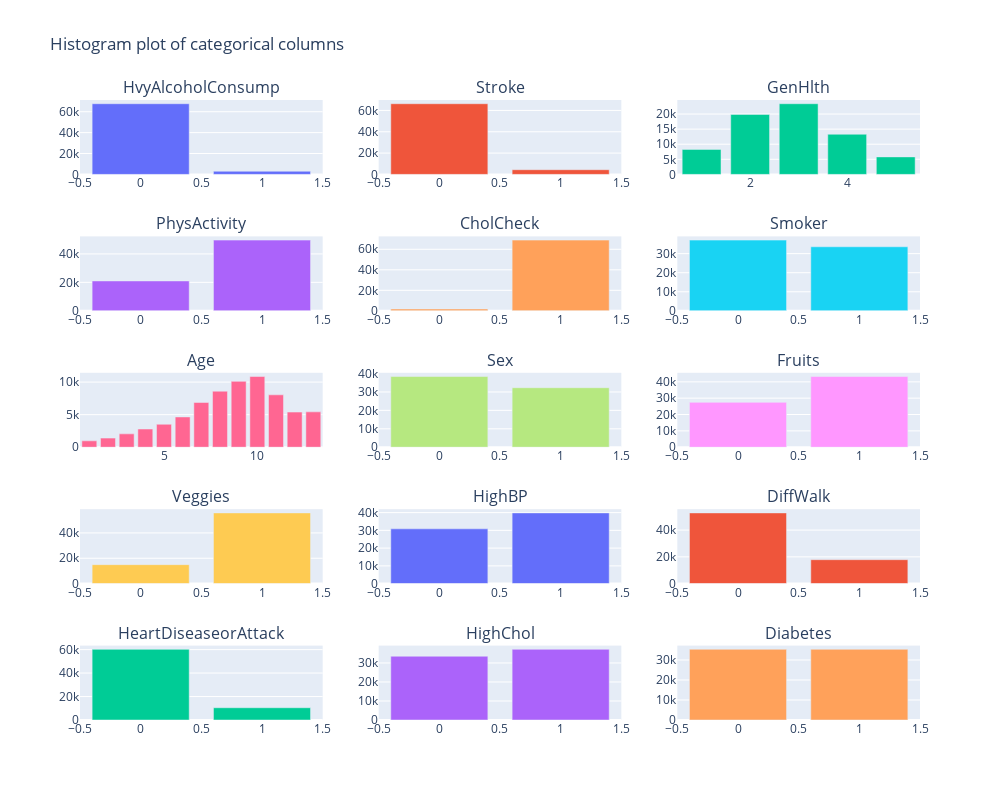

The notebook cell saved with this chart:
### Code cell
n_cols = 3
n_rows = n_rows = int(np.ceil(len(categorical_d.copy()) / n_cols))

"""Histogram using plotly"""
fig = make_subplots(rows=n_rows, cols=n_cols,
                    subplot_titles=tuple(categorical_d.copy()))

for i, col in enumerate(categorical_d.copy()):
    counts = data_dict['D'][col].value_counts()
    fig.add_trace(go.Bar(name=col, x=counts.index, y=counts.values), 
                  row=i//n_cols + 1,
                  col=i%n_cols + 1)

fig.update_layout(title="Histogram plot of categorical columns",
                 height=800,
                 width=1000,
                 showlegend=False)

### Figure 1 — Plotly figure (JSON) as saved in the notebook; plotly's stock layout.template omitted (floating-point values rounded to 4 significant figures)
{"data": [{"name": "HvyAlcoholConsump", "type": "bar", "x": [0, 1], "xaxis": "x", "y": [67672, 3020], "yaxis": "y"}, {"name": "Stroke", "type": "bar", "x": [0, 1], "xaxis": "x2", "y": [66297, 4395], "yaxis": "y2"}, {"name": "GenHlth", "type": "bar", "x": [3, 2, 4, 1, 5], "xaxis": "x3", "y": [23427, 19872, 13303, 8282, 5808], "yaxis": "y3"}, {"name": "PhysActivity", "type": "bar", "x": [1, 0], "xaxis": "x4", "y": [49699, 20993], "yaxis": "y4"}, {"name": "CholCheck", "type": "bar", "x": [1, 0], "xaxis": "x5", "y": [68943, 1749], "yaxis": "y5"}, {"name": "Smoker", "type": "bar", "x": [0, 1], "xaxis": "x6", "y": [37094, 33598], "yaxis": "y6"}, {"name": "Age", "type": "bar", "x": [10, 9, 8, 11, 7, 13, 12, 6, 5, 4, 3, 2, 1], "xaxis": "x7", "y": [10856, 10112, 8603, 8044, 6872, 5426, 5394, 4648, 3520, 2793, 2049, 1396, 979], "yaxis": "y7"}, {"name": "Sex", "type": "bar", "x": [0, 1], "xaxis": "x8", "y": [38386, 32306], "yaxis": "y8"}, {"name": "Fruits", "type": "bar", "x": [1, 0], "xaxis": "x9", "y": [43249, 27443], "yaxis": "y9"}, {"name": "Veggies", "type": "bar", "x": [1, 0], "xaxis": "x10", "y": [55760, 14932], "yaxis": "y10"}, {"name": "HighBP", "type": "bar", "x": [1, 0], "xaxis": "x11", "y": [39832, 30860], "yaxis": "y11"}, {"name": "DiffWalk", "type": "bar", "x": [0, 1], "xaxis": "x12", "y": [52826, 17866], "yaxis": "y12"}, {"name": "HeartDiseaseorAttack", "type": "bar", "x": [0, 1], "xaxis": "x13", "y": [60243, 10449], "yaxis": "y13"}, {"name": "HighChol", "type": "bar", "x": [1, 0], "xaxis": "x14", "y": [37163, 33529], "yaxis": "y14"}, {"name": "Diabetes", "type": "bar", "x": [0, 1], "xaxis": "x15", "y": [35346, 35346], "yaxis": "y15"}], "layout": {"annotations": [{"font": {"size": 16}, "showarrow": false, "text": "HvyAlcoholConsump", "x": 0.1444, "xanchor": "center", "xref": "paper", "y": 1, "yanchor": "bottom", "yref": "paper"}, {"font": {"size": 16}, "showarrow": false, "text": "Stroke", "x": 0.5, "xanchor": "center", "xref": "paper", "y": 1, "yanchor": "bottom", "yref": "paper"}, {"font": {"size": 16}, "showarrow": false, "text": "GenHlth", "x": 0.8556, "xanchor": "center", "xref": "paper", "y": 1, "yanchor": "bottom", "yref": "paper"}, {"font": {"size": 16}, "showarrow": false, "text": "PhysActivity", "x": 0.1444, "xanchor": "center", "xref": "paper", "y": 0.78, "yanchor": "bottom", "yref": "paper"}, {"font": {"size": 16}, "showarrow": false, "text": "CholCheck", "x": 0.5, "xanchor": "center", "xref": "paper", "y": 0.78, "yanchor": "bottom", "yref": "paper"}, {"font": {"size": 16}, "showarrow": false, "text": "Smoker", "x": 0.8556, "xanchor": "center", "xref": "paper", "y": 0.78, "yanchor": "bottom", "yref": "paper"}, {"font": {"size": 16}, "showarrow": false, "text": "Age", "x": 0.1444, "xanchor": "center", "xref": "paper", "y": 0.56, "yanchor": "bottom", "yref": "paper"}, {"font": {"size": 16}, "showarrow": false, "text": "Sex", "x": 0.5, "xanchor": "center", "xref": "paper", "y": 0.56, "yanchor": "bottom", "yref": "paper"}, {"font": {"size": 16}, "showarrow": false, "text": "Fruits", "x": 0.8556, "xanchor": "center", "xref": "paper", "y": 0.56, "yanchor": "bottom", "yref": "paper"}, {"font": {"size": 16}, "showarrow": false, "text": "Veggies", "x": 0.1444, "xanchor": "center", "xref": "paper", "y": 0.34, "yanchor": "bottom", "yref": "paper"}, {"font": {"size": 16}, "showarrow": false, "text": "HighBP", "x": 0.5, "xanchor": "center", "xref": "paper", "y": 0.34, "yanchor": "bottom", "yref": "paper"}, {"font": {"size": 16}, "showarrow": false, "text": "DiffWalk", "x": 0.8556, "xanchor": "center", "xref": "paper", "y": 0.34, "yanchor": "bottom", "yref": "paper"}, {"font": {"size": 16}, "showarrow": false, "text": "HeartDiseaseorAttack", "x": 0.1444, "xanchor": "center", "xref": "paper", "y": 0.12, "yanchor": "bottom", "yref": "paper"}, {"font": {"size": 16}, "showarrow": false, "text": "HighChol", "x": 0.5, "xanchor": "center", "xref": "paper", "y": 0.12, "yanchor": "bottom", "yref": "paper"}, {"font": {"size": 16}, "showarrow": false, "text": "Diabetes", "x": 0.8556, "xanchor": "center", "xref": "paper", "y": 0.12, "yanchor": "bottom", "yref": "paper"}], "height": 800, "showlegend": false, "title": {"text": "Histogram plot of categorical columns"}, "width": 1000, "xaxis": {"anchor": "y", "domain": [0, 0.2889]}, "xaxis10": {"anchor": "y10", "domain": [0, 0.2889]}, "xaxis11": {"anchor": "y11", "domain": [0.3556, 0.6444]}, "xaxis12": {"anchor": "y12", "domain": [0.7111, 1]}, "xaxis13": {"anchor": "y13", "domain": [0, 0.2889]}, "xaxis14": {"anchor": "y14", "domain": [0.3556, 0.6444]}, "xaxis15": {"anchor": "y15", "domain": [0.7111, 1]}, "xaxis2": {"anchor": "y2", "domain": [0.3556, 0.6444]}, "xaxis3": {"anchor": "y3", "domain": [0.7111, 1]}, "xaxis4": {"anchor": "y4", "domain": [0, 0.2889]}, "xaxis5": {"anchor": "y5", "domain": [0.3556, 0.6444]}, "xaxis6": {"anchor": "y6", "domain": [0.7111, 1]}, "xaxis7": {"anchor": "y7", "domain": [0, 0.2889]}, "xaxis8": {"anchor": "y8", "domain": [0.3556, 0.6444]}, "xaxis9": {"anchor": "y9", "domain": [0.7111, 1]}, "yaxis": {"anchor": "x", "domain": [0.88, 1]}, "yaxis10": {"anchor": "x10", "domain": [0.22, 0.34]}, "yaxis11": {"anchor": "x11", "domain": [0.22, 0.34]}, "yaxis12": {"anchor": "x12", "domain": [0.22, 0.34]}, "yaxis13": {"anchor": "x13", "domain": [0, 0.12]}, "yaxis14": {"anchor": "x14", "domain": [0, 0.12]}, "yaxis15": {"anchor": "x15", "domain": [0, 0.12]}, "yaxis2": {"anchor": "x2", "domain": [0.88, 1]}, "yaxis3": {"anchor": "x3", "domain": [0.88, 1]}, "yaxis4": {"anchor": "x4", "domain": [0.66, 0.78]}, "yaxis5": {"anchor": "x5", "domain": [0.66, 0.78]}, "yaxis6": {"anchor": "x6", "domain": [0.66, 0.78]}, "yaxis7": {"anchor": "x7", "domain": [0.44, 0.56]}, "yaxis8": {"anchor": "x8", "domain": [0.44, 0.56]}, "yaxis9": {"anchor": "x9", "domain": [0.44, 0.56]}}}
